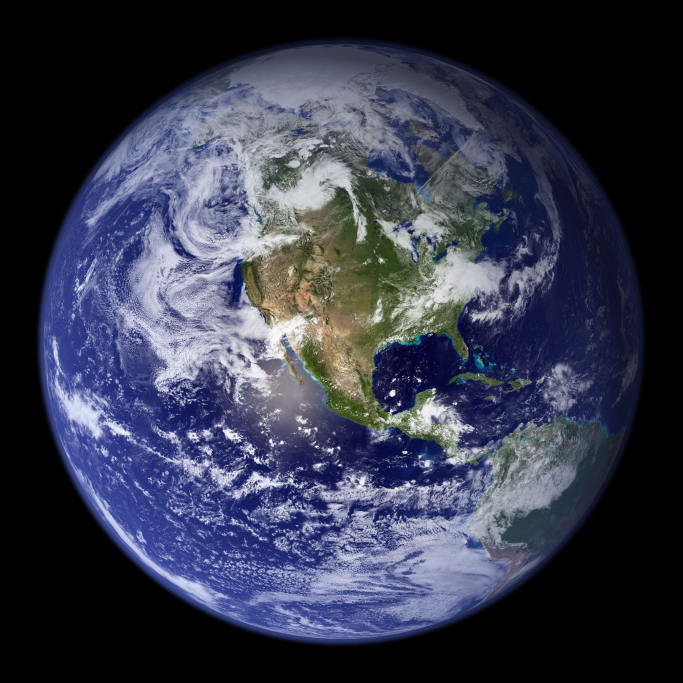
#> input picture tools/earth/sources/globe_west_2048.jpg, 2048 x 2048 px (shown at 1/3 size)
$ python build_nebula.py --source ../earth/sources/globe_west_2048.jpg
#> lines starting #> are read from the running program, lines starting #| are printed output that depends on the picture
#!/usr/bin/env python
# ---------------------------------------------------------------------------
# build_nebula.py - process a high-res source into the Level-1 Andromeda nebula.
#
# WHY: GFX/Sprites/andromeda.png (the galaxy fly-by that crosses during Level 1's
# "brains" section, Background.QueueAndromeda) shipped at 840x583. It is drawn at
# a fixed 840 design-px footprint, which RenderScale then upscales to the window,
# so on a 1080p+ window it is a ~2.4x bilinear blur. Against the Stage-13 reskin's
# vivid procedural nebula starfield the low-res, washed-out galaxy reads as a flat
# sticker. This tool takes a high-res source galaxy/nebula (generated separately --
# e.g. ChatGPT image gen; see the "For me" Trello card) and normalises it into the
# game's straight-alpha format so it stays crisp at any window size.
#
# HOW IT FITS: the draw is now RESOLUTION-INDEPENDENT -- Background.QueueAndromeda
# sets doodadscale = AndromedaDesignWidth(840) / texture.Width, so ANY output size
# keeps the same on-screen footprint; more texels just means more crispness, not a
# bigger galaxy. So this tool can emit a big HD texture with NO game code change.
#
# BLEND: the andromeda doodad uses (SpriteBlendMode)1 == AlphaBlend, which
# SpriteBatchWrapper maps to BlendState.NonPremultiplied (straight, NOT premultiplied
# -- see CLAUDE.md). So the output is STRAIGHT-alpha RGBA: the galaxy's own RGB with
# an alpha channel that fades it into transparent space. No premultiplied tints.
#
# SOURCE (gitignored raw, you provide it):  tools/nebula/source/andromeda.png
#   Two source shapes are both handled (auto-detected):
#     * a galaxy/nebula on a BLACK (opaque) background  -> alpha derived from
#       luminance so black becomes transparent (the typical image-gen output);
#     * a pre-cut galaxy on a TRANSPARENT background     -> its alpha is respected.
#   In BOTH cases a per-axis edge feather is applied so the frame edges are
#   always transparent (no hard rectangle over the starfield), and the long side
#   is capped at MAX_DIM.
#
# OUTPUT (committed, offline build like tools/earth, tools/textures, tools/audio):
#   web/EvilAliensWeb/wwwroot/Content/gfx/sprites/andromeda.png   (straight-alpha RGBA)
#
# SAFE NO-OP: if the source is missing, the shipped PNG is left untouched (so CI /
# a fresh clone with no raw source never regresses the committed art). Same pattern
# as tools/audio/install_external.py.
#
# Re-run after swapping the source or a knob:  python tools/nebula/build_nebula.py
# Don't hand-edit andromeda.png. Flags: --source PATH --out PATH --dry-run
#   --alpha {auto,luma,source}  --opacity F  --gamma F  --feather F  --max-dim N
# ---------------------------------------------------------------------------
import argparse
import os
import numpy as np
from PIL import Image

HERE = os.path.dirname(os.path.abspath(__file__))
SRC_DEFAULT = os.path.join(HERE, "source", "andromeda.png")
# Content paths are CASE-SENSITIVE on the live host: capital "Content/", lowercase
# under it (see CLAUDE.md). Write to .../Content/gfx/sprites, never GFX/Sprites.
OUT_DEFAULT = os.path.normpath(os.path.join(
    HERE, "..", "..", "web", "EvilAliensWeb", "wwwroot", "Content", "gfx", "sprites",
    "andromeda.png"))

# --- knobs (CLI-overridable) ------------------------------------------------
# On-screen footprint pinned by Background.QueueAndromeda. Kept here only to print
# the resulting doodadscale so a framing change is easy to sanity-check.
DESIGN_WIDTH = 840.0
# Cap the long side. The 840 design-px footprint is ~2016 actual px at the biggest
# supported window (RenderScale caps at 1440 tall -> ~1920 wide), so ~2048 gives a
# ~1:1 texel:pixel galaxy at max zoom without a wastefully huge PNG. Bigger sources
# are downscaled; smaller ones are NOT upscaled (no fake detail).
MAX_DIM = 2048
# luma->alpha mapping (only used when alpha is derived): pixels darker than BLACK
# are fully transparent, brighter than WHITE fully opaque, smoothstep between; GAMMA
# shapes the falloff (>1 = keep more of the faint outer wisps translucent).
BLACK_POINT = 0.04
WHITE_POINT = 0.90
ALPHA_GAMMA = 1.0
OPACITY = 1.0          # overall alpha multiplier (0..1); <1 = more translucent galaxy
# Per-axis edge feather: alpha is forced to 0 at every frame edge and smoothstepped
# up to full between FEATHER_START and 1.0 of each half-extent. Mild by default so a
# well-margined centred galaxy is untouched -- it only guarantees clean edges.
FEATHER_START = 0.85


def smoothstep(e0, e1, x):
    t = np.clip((x - e0) / (e1 - e0), 0.0, 1.0)
    return t * t * (3.0 - 2.0 * t)


def derive_alpha_from_luma(rgb, black, white, gamma):
    # max-channel "value" so a saturated but not-bright coloured wisp (a deep red/blue
    # arm) still registers, not just luma-bright regions.
    val = rgb.max(axis=2)
    a = smoothstep(black, white, val)
    if gamma != 1.0:
        a = np.power(a, gamma)
    return a.astype(np.float32)


def edge_feather(h, w, start):
    """Separable per-axis vignette: alpha is forced to 0 at EVERY frame edge and
    smoothstepped up to 1 between `start` and 1.0 of each half-extent. Multiplying
    the two axes zeroes all four edges (and corners), so no hard rectangle survives
    over the starfield even if the source content reaches an edge. Mild `start`
    (~0.85) leaves a well-margined centred galaxy untouched."""
    yy, xx = np.mgrid[0:h, 0:w].astype(np.float32)
    hx = max((w - 1) / 2.0, 1e-6)                       # guard a 1px axis (no div-by-zero)
    hy = max((h - 1) / 2.0, 1e-6)
    nx = np.abs(xx - (w - 1) / 2.0) / hx                # 0 centre -> 1 left/right edge
    ny = np.abs(yy - (h - 1) / 2.0) / hy                # 0 centre -> 1 top/bottom edge
    wx = 1.0 - smoothstep(start, 1.0, nx)
    wy = 1.0 - smoothstep(start, 1.0, ny)
    return (wx * wy).astype(np.float32)


def cap_size(img, max_dim):
    """Downscale (never upscale) so the long side <= max_dim, in premultiplied
    space so the transparent limb doesn't bleed dark. img is straight-alpha uint8."""
    w, h = img.size
    if max(w, h) <= max_dim:
        return img
    scale = max_dim / float(max(w, h))
    nw, nh = max(1, round(w * scale)), max(1, round(h * scale))
    arr = np.asarray(img, dtype=np.float32) / 255.0
    rgb, a = arr[:, :, :3], arr[:, :, 3:4]
    pm = np.clip(np.dstack([rgb * a, a]) * 255.0 + 0.5, 0, 255).astype(np.uint8)
    lanczos = getattr(Image, "Resampling", Image).LANCZOS  # type: ignore  # Pillow <9.1 vs >=9.1
    pm = np.asarray(Image.fromarray(pm, "RGBA").resize((nw, nh), lanczos),
                    dtype=np.float32) / 255.0
    a2 = pm[:, :, 3:4]
    rgb2 = np.where(a2 > 1e-4, pm[:, :, :3] / np.maximum(a2, 1e-4), 0.0)
    straight = np.clip(np.dstack([rgb2, a2[:, :, 0]]) * 255.0 + 0.5, 0, 255).astype(np.uint8)
    return Image.fromarray(straight, "RGBA")


def build(src, out, alpha_mode, opacity, gamma, feather, max_dim, dry_run):
#> called with src = '../earth/sources/globe_west_2048.jpg', alpha_mode = 'auto', opacity = 1, gamma = 1, feather = 0.85, max_dim = 2048, dry_run = False
    if not os.path.isfile(src):
        print(f"[skip] no source at {src} -- shipped andromeda.png left untouched.")
        print("       generate an HD nebula (see tools/nebula/README.md) and re-run.")
        return
    im = np.asarray(Image.open(src).convert("RGBA"), dtype=np.float32) / 255.0
    rgb = im[:, :, :3]
    src_a = im[:, :, 3]
#> src_a: shape (2048, 2048) float32; every value is 1

    # auto: if the source already carries a real cutout (a meaningful fraction of
    # near-transparent pixels), trust its alpha; else it's opaque-on-black -> derive.
    mode = alpha_mode
    transparent_frac = None
    if mode == "auto":
        transparent_frac = float((src_a < 0.06).mean())
#> transparent_frac = 0
        mode = "source" if transparent_frac > 0.02 else "luma"
#> mode = 'luma'
    if mode == "source":
        alpha = src_a.copy()
    else:
        alpha = derive_alpha_from_luma(rgb, BLACK_POINT, WHITE_POINT, gamma)
#> in derive_alpha_from_luma, `val = rgb.max(axis=2)`:
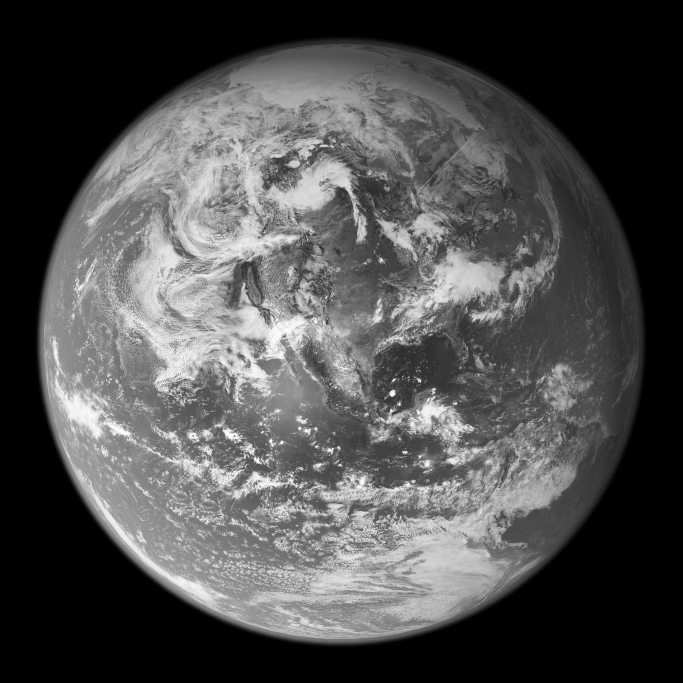
#> val: shape (2048, 2048) float32 (shown at 1/3 size); min 0, max 1, mean 0.307
#> in smoothstep, `t = np.clip((x - e0) / (e1 - e0), 0.0, 1.0)`:
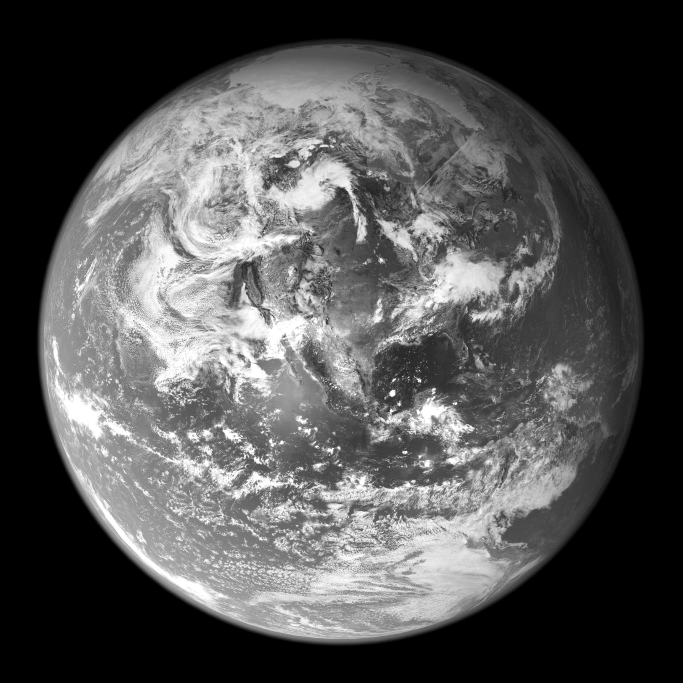
#> t: shape (2048, 2048) float32 (shown at 1/3 size); min 0, max 1, mean 0.328
#> in smoothstep, `return t * t * (3.0 - 2.0 * t)`:
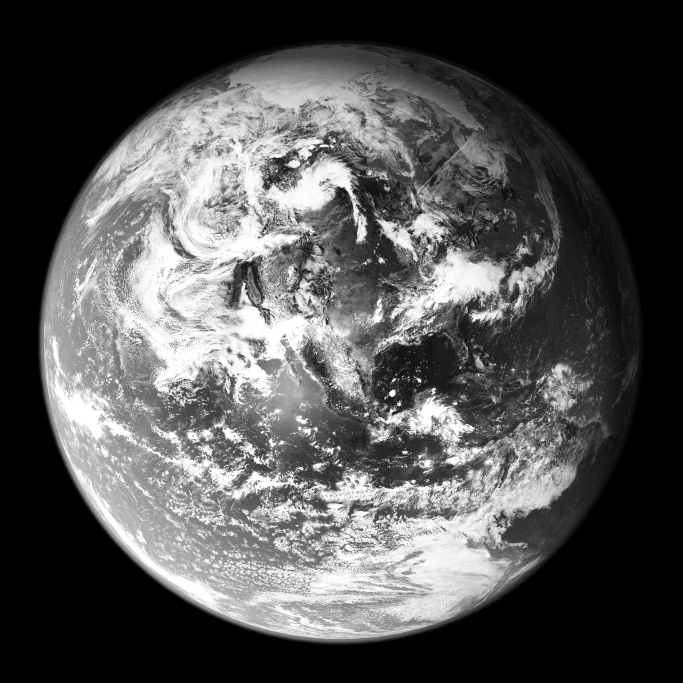
#> returned value: shape (2048, 2048) float32 (shown at 1/3 size); min 0, max 1, mean 0.328

    h, w = alpha.shape
#> h = 2048; w = 2048
    alpha *= edge_feather(h, w, feather)
    alpha = np.clip(alpha * opacity, 0.0, 1.0)

    straight = np.clip(np.dstack([rgb, alpha]) * 255.0 + 0.5, 0, 255).astype(np.uint8)
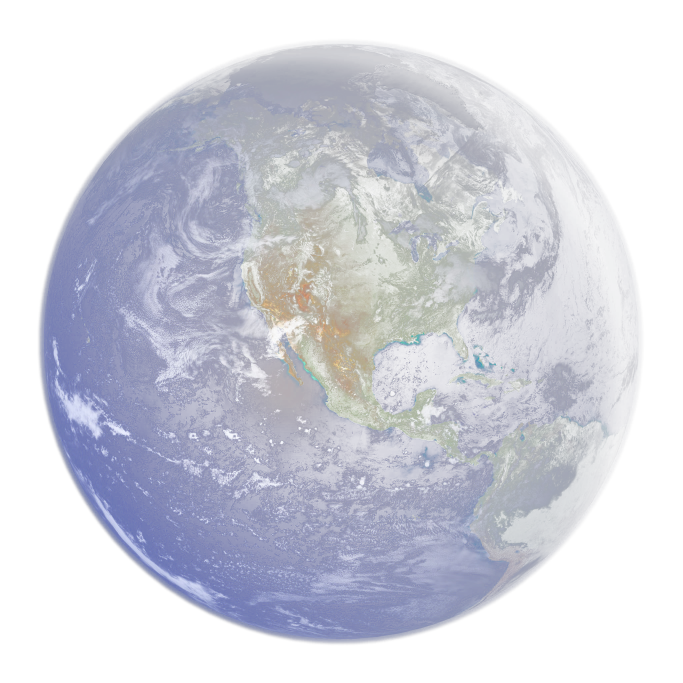
#> straight: shape (2048, 2048, 4) (shown at 1/3 size); mean R, G, B, A 54.5, 57.9, 76.1, 83.6; transparent parts drawn white
    img = cap_size(Image.fromarray(straight, "RGBA"), max_dim)

    ow, oh = img.size
#> ow = 2048; oh = 2048
    scale = DESIGN_WIDTH / float(ow)
#> scale = 0.41
    detect = "" if transparent_frac is None else f" (auto: {transparent_frac*100:.1f}% transparent px)"
#> detect = ' (auto: 0.0% transparent px)'
    print(f"source {w}x{h}  alpha-mode={mode}{detect}  mean-alpha={alpha.mean()*255:.1f}")
#| source 2048x2048  alpha-mode=luma (auto: 0.0% transparent px)  mean-alpha=83.6
    print(f"output {ow}x{oh}  -> on-screen doodadscale = {scale:.4f} (footprint {DESIGN_WIDTH:.0f} design px)")
#| output 2048x2048  -> on-screen doodadscale = 0.4102 (footprint 840 design px)
    if dry_run:
        print(f"[dry-run] would write {out}")
        return
    os.makedirs(os.path.dirname(out), exist_ok=True)
    img.save(out)
    print(f"wrote {out}")


def main():
    ap = argparse.ArgumentParser(description="Build the Level-1 Andromeda nebula sprite.")
    ap.add_argument("--source", default=SRC_DEFAULT, help="raw HD source PNG (default tools/nebula/source/andromeda.png)")
    ap.add_argument("--out", default=OUT_DEFAULT, help="output andromeda.png")
    ap.add_argument("--alpha", choices=["auto", "luma", "source"], default="auto",
                    help="how to get alpha: auto-detect (default), from luminance, or use source alpha")
    ap.add_argument("--opacity", type=float, default=OPACITY, help="overall alpha multiplier 0..1")
    ap.add_argument("--gamma", type=float, default=ALPHA_GAMMA, help="luma->alpha falloff gamma")
    ap.add_argument("--feather", type=float, default=FEATHER_START, help="edge-feather start (0..1 of half-extent)")
    ap.add_argument("--max-dim", type=int, default=MAX_DIM, help="cap the long side (downscale only)")
    ap.add_argument("--dry-run", action="store_true", help="report without writing")
    a = ap.parse_args()
    build(a.source, a.out, a.alpha, a.opacity, a.gamma, a.feather, a.max_dim, a.dry_run)


if __name__ == "__main__":
    main()
